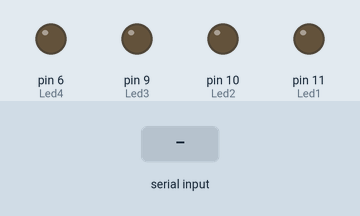
Bench run of a sketch on a simulated Arduino Uno, built with avr-gcc and run on an emulated ATmega328P. On the bench: output pins drawn as LEDs (lit = HIGH). The inputs (shaded band) are chosen by the test bench.

Above: at 1.2 s.
1.3 s: "1" received over Serial
At 2.4 s:
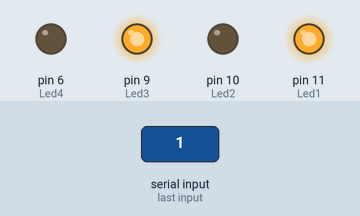
2.8 s: "3" received over Serial
At 3.6 s:
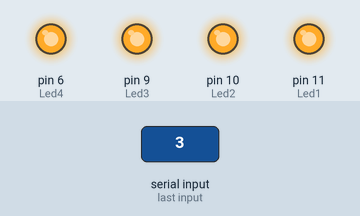
4.3 s: "2" received over Serial
At 4.7 s:
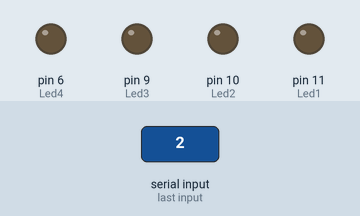
5.8 s: "4" received over Serial
At 6.5 s:
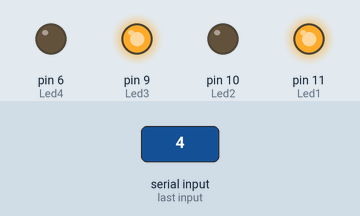
7.3 s: "5" received over Serial
At 8.2 s:
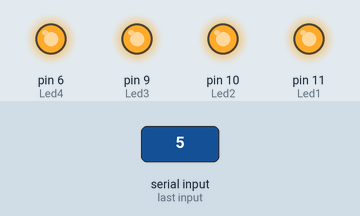
Timing chart, 0 to 9.8 s (numbered marks = the images above; inputs shaded):
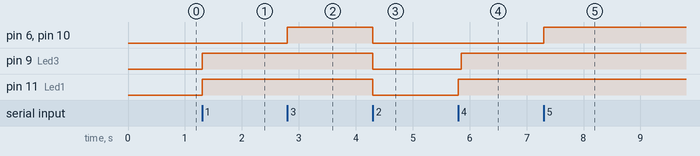

Measured:
- after the input at 1.3 s, pin 9 (Led3), pin 11 (Led1): LOW → HIGH at once
- after the input at 2.8 s, pin 6 (Led4), pin 10 (Led2): LOW → HIGH at once
- after the input at 4.3 s, pin 6 (Led4), pin 9 (Led3), pin 10 (Led2), pin 11 (Led1): HIGH → LOW at once
- after the input at 5.8 s, pin 9 (Led3): LOW → HIGH after 0.05 s; pin 11 (Led1): LOW → HIGH at once
- after the input at 7.3 s, pin 6 (Led4), pin 10 (Led2): LOW → HIGH at once

The sketch:

control.ino
```cpp
int gelen;
int Led1=11;
int Led2=10;
int Led3=9;
int Led4=6;

void setup() {

Serial.begin(9600);
pinMode(Led1,OUTPUT);
pinMode(Led2,OUTPUT);
pinMode(Led3,OUTPUT);
pinMode(Led4,OUTPUT);
}
void loop()
{
  if(Serial.available() >0)
    {
      gelen = Serial.read();
      if(gelen == '1')//ileri(button 1)
      {
        digitalWrite(Led1,HIGH);
        digitalWrite(Led3,HIGH);

      }
      if(gelen == '2')//dur(button 2)
      {
        digitalWrite(Led1,LOW);
        digitalWrite(Led2,LOW);
        digitalWrite(Led3,LOW);
        digitalWrite(Led4,LOW);
      }
      if(gelen == '3')//geri git(button 3)
      {
        digitalWrite(Led2,HIGH);
        digitalWrite(Led4,HIGH);

      }
      if(gelen == '4')//sola dön(button 4)
      {
        digitalWrite(Led1,HIGH);
        delay(50);
        digitalWrite(Led3,HIGH);
        delay(200);

      }
      if (gelen=='5') //Sağa Dön (button 5)
     { digitalWrite(Led2,HIGH);

      digitalWrite(Led4,HIGH);

     }
}}
```
